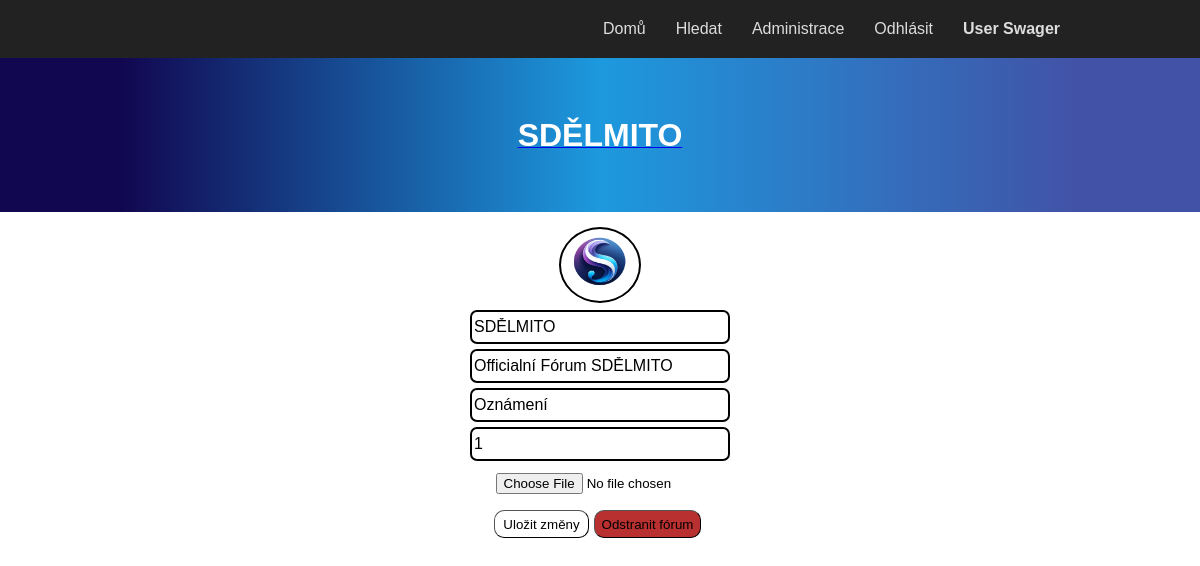
Page /forumadmin.php?id=1 (signed in) on the committed database.
### tables this page shows
CREATE TABLE `forums` (
  `id` int NOT NULL AUTO_INCREMENT,
  `name` varchar(60) NOT NULL,
  `description` tinytext NOT NULL,
  `theme` varchar(50) NOT NULL,
  `icon` tinytext NOT NULL,
  `owner` int NOT NULL,
  PRIMARY KEY (`id`),
  KEY `owner` (`owner`),
  CONSTRAINT `forums_ibfk_4` FOREIGN KEY (`owner`) REFERENCES `users` (`id`) ON DELETE CASCADE ON UPDATE CASCADE
);

### forumadmin.php (the view, shortened to what this page needs)
<?php
require ("functions.php");
require ("authorizeAdmin.php");
require ("header.php");
?>
<link rel="stylesheet" href="styles/style.css">
</head>
<body id="iu9df2">
    <form action="editadmin.php?type=forum&id=<?php echo $_GET["id"]; ?>" method="post" enctype="multipart/form-data"
        id="editprofileform">
        <?php
        viewMenus("");
        $query = "SELECT * FROM forums WHERE id = ?";
        try {
            $q = $db->prepare($query);
            $q->execute(array($_GET["id"]));
            if ($q->rowCount() > 0) {
                $row = $q->fetch(PDO::FETCH_ASSOC);
                $name = $row["name"];
                $description = $row["description"];
                $theme = $row["theme"];
                $owner = $row["owner"];
                $icon = $row["icon"];
            } else
                go("admin.php");
        } catch (PDOException $e) {
            echo $e->getMessage();
        }
        ?>
        <div class="gjs-grid-row" id="ioxmgv">
            <div class="gjs-grid-column" id="ir7w3v">
                <a href="forum.php?id=<?php echo $_GET["id"] ?>">
                    <h1 class="gjs-heading" id="i3nl46">
                        <?php echo $name; ?>
                    </h1>
                </a>
            </div>
        </div>
        <section class="gjs-section" id="i9hffg">
            <div class="gjs-container" id="imwpo8">
                <div class="gjs-grid-row" id="i8q5vy">
                    <div class="gjs-grid-column" id="iccsav">
                        <img src="<?php echo $icon; ?>" id="il66yv" /><input type="text" name="nazev" value="<?php echo $name; ?>"
                            placeholder="Název" id="ib6ele" /><input type="text" name="Popis" value="<?php echo $description; ?>" placeholder="Popis"
                            id="i2fdst" /><input type="text" name="theme" value="<?php echo $theme; ?>" placeholder="Téma" id="ihphnu" /><input
                            type="number" name="majitel" placeholder="Majitel" value="<?php echo $owner; ?>" id="ipeerl" />
                            <input type="file"
                            name="file" id="ih6mxo" />
                        <div class="gjs-grid-row" id="i9xblz">
                            <div class="gjs-grid-column" id="i2x10a"><input type="submit" id="ibx8hg" value="Uložit změny"></div>
                            <div class="gjs-grid-column" id="izmjfn"><input type="button" id="inslz9" value="Odstranit fórum" onclick="confirmDelete()"></div>
                        </div>
                    </div>
                </div>
            </div>
        </section>
    </form>
</body>

### header.php (shortened to what this page needs)
<!DOCTYPE html>
<html lang="cz">
<head>

### functions.php (shortened to what this page needs)
<?php
function viewMenus($page){
    include("message.php");
    if(isset($_SESSION["loguser"]["id"])){
      if($_SESSION["loguser"]["adminstatus"] == 1){
        viewMenu($navlinksAdmin, $page, 1);
      }else viewMenu($navlinkslogined, $page, 1);
    }else{
      viewMenu($navlinksunlogined, $page);
    }
}
function viewMenu($menuItem, $active, $login = 0, $name = "nobody")
{
    echo '<div class="navbar" id="iww3tl">';
    echo '<div data-gjs="navbar" class="navbar-container" id="iizra3">';
    echo '<div data-gjs="navbar-items" class="navbar-items-c">';
    echo '<nav class="navbar-menu" id="iqyv0j">';
    $i = 0;
    foreach ($menuItem as $text => $url) {
        if ($i == $active) echo '<a class="navbar-menu-link" id="ige6cj" href="' . $url . '" style="background-color:white; color:black;">' . $text . '</a>';
        else echo '<a class="navbar-menu-link" id="ige6cj" href="' . $url . '">' . $text . '</a>';
        $i++;
    }
    if ($login == 1) {
        if ($i == $active) {
            echo '<b><a class="navbar-menu-link" id="ige6cj" href="profil.php?id=' . $_SESSION["loguser"]["id"] . '"style="background-color:white; color:black;">' . $_SESSION["loguser"]["username"] . '</a></b>';
        } else {
            echo '<b><a class="navbar-menu-link" id="ige6cj" href="profil.php?id=' . $_SESSION["loguser"]["id"] . '">' . $_SESSION["loguser"]["username"] . '</a></b>';
        }
    }
    echo '</nav></div></div></div>';
}

### styles/style.css (style rules this page uses)
* { box-sizing: border-box; }
body { margin: 0; }
.navbar { background-color: #222; color: #ddd; min-height: 50px; width: 100%; }
.navbar-container { max-width: 950px; margin: 0 auto; width: 95%; }
.navbar-items-c { display: inline-block; float: right; }
.navbar-container::after { content: ""; clear: both; display: block; }
.navbar-menu { padding: 10px 0; display: block; float: right; margin: 0; }
.navbar-menu-link { margin: 0; color: inherit; text-decoration: none; display: inline-block; padding: 10px 15px; }
.gjs-grid-column { flex: 1 1 0%; padding: 5px 0; }
.gjs-grid-row { display: flex; justify-content: flex-start; align-items: stretch; flex-direction: row; min-height: auto; padding: 10px 0; }
.gjs-container { width: 90%; margin: 0 auto; max-width: 1200px; }
.gjs-section { display: flex; padding: 50px 0; }
.gjs-heading { margin: 0; }

### rows in the picture
forums: name "SDĚLMITO", icon (picture), nazev "SDĚLMITO", Popis "Officialní Fórum SDĚLMITO", theme "Oznámení", majitel "1"

### other values in the picture
$text "Domů"
$text "Hledat"
$text "Administrace"
$text "Odhlásit"
$_SESSION["loguser"]["username"] "User Swager"
